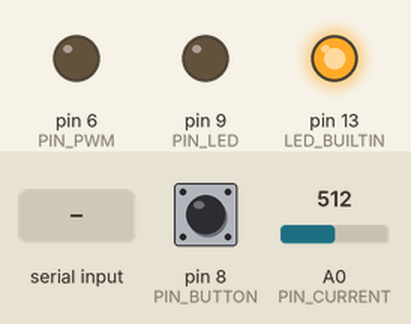
Simulated run of this sketch. Board: Arduino Uno, built with avr-gcc and run on an emulated ATmega328P. On the bench: output pins drawn as LEDs (lit = HIGH). Dashed ring = blinking. The test bench sets the inputs (shaded band); at power-on: pin 8 (PIN_BUTTON) HIGH, A0 (PIN_CURRENT) = 512. What the sketch prints to the serial monitor is not drawn.

Above: at 3.5 s.
3.6 s: "r" received over Serial
At 5.7 s:
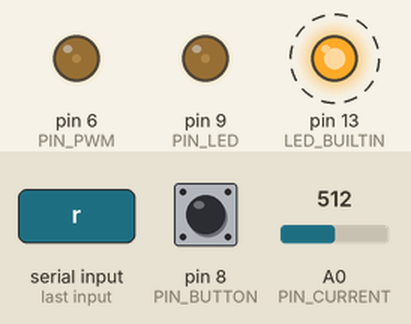
6.6 s: pin 8 (PIN_BUTTON) pulled LOW for 0.15 s
At 7.4 s:
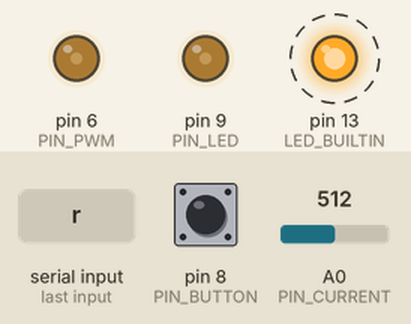
9.7 s: pin 8 (PIN_BUTTON) pulled LOW for 1 s
At 10.5 s:
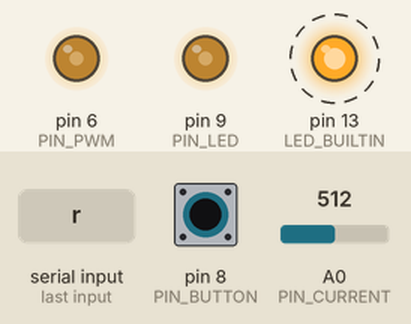
13.7 s: pin 8 (PIN_BUTTON) pulled LOW for 0.15 s
At 13.85 s:
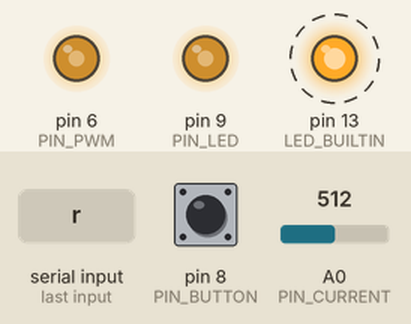
16.8 s: pin 8 (PIN_BUTTON) pulsed LOW 2 times (0.12 s each, 0.3 s apart)
At 18.6 s:
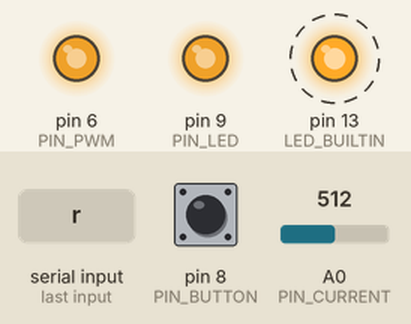
Timing chart, 0 to 21.4 s (numbered marks = the images above; inputs shaded):
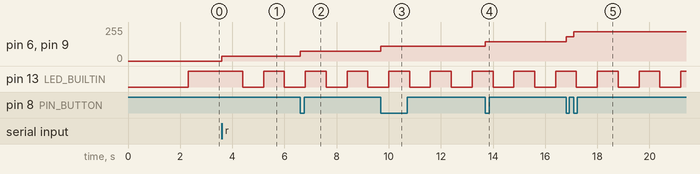

The sketch:

current.ino
```cpp
#include <Wire.h>

// ================= 引脚定义 =================
const uint8_t PIN_LED     = 9;          // 外接LED PWM输出
const uint8_t PIN_BUTTON  = 8;          // 按钮输入
const uint8_t PIN_CURRENT = A0;         // 电流检测 ADC
const uint8_t PIN_PWM     = 6;          // PWM输出线圈

// ================= 常量定义 =================
const uint8_t  NUM_GEARS       = 7;      // 亮度档位数
const uint8_t  GEARS[NUM_GEARS] = { 36, 73, 109, 146, 182, 219, 255 };  // 七档亮度(0~255)
const float    SAMPLE_RESISTOR = 220.0;  // 采样电阻 Ω
const uint16_t BLINK_INTERVAL  = 800;    // 板载LED闪烁间隔 ms

uint8_t gearIndex = 0;                   // 当前亮度档位索引
uint8_t brightness = 0;                  // 当前亮度值

// ================= 初始化 =================
void setup() {
  Serial.begin(115200);
  delay(800);

  pinMode(PIN_LED, OUTPUT);
  pinMode(PIN_PWM, OUTPUT);
  pinMode(PIN_CURRENT, INPUT);
  pinMode(PIN_BUTTON, INPUT_PULLUP);
  pinMode(LED_BUILTIN, OUTPUT);

  analogWrite(PIN_LED, 0);               // 外接LED初始关闭
  analogWrite(PIN_PWM, 0);               // PWM输出初始关闭
  brightness = 0;

  Serial.println();
  Serial.println(F("=============================="));
  Serial.println(F("         电流源模块"));
  Serial.println(F("=============================="));
  Serial.println(F("开始初始化..."));

  // I2C总线初始化
  Serial.print(F("初始化I2C总线... "));
  delay(1500);
  Serial.println(F("完成"));

  // 初始化完成，板载LED常亮
  digitalWrite(LED_BUILTIN, HIGH);
  Serial.println(F("----------------------------------"));
  Serial.println(F("初始化完成! 按r键开始通入电流"));
  Serial.println(F("----------------------------------"));
}

// ================= 电流测量 =================
void measureAndPrint() {
  int adcValue = analogRead(PIN_CURRENT);
  float voltage = adcValue * 5.0 / 1023.0;       // ADC转电压
  float current_mA = voltage / SAMPLE_RESISTOR * 1000.0;  // 欧姆定律计算电流

  Serial.print(F("[当前电流] "));
  Serial.print(current_mA, 2);
  Serial.println(F(" mA"));
}

// ================= 主循环 =================
void loop() {
  static bool started = false;
  static uint32_t lastBlink = 0;
  static bool ledState = false;

  // 等待r键启动
  if (!started) {
    if (Serial.available()) {
      if (Serial.read() == 'r') {
        started = true;
        gearIndex = 0;                   // 默认第一档
        brightness = GEARS[gearIndex];
        analogWrite(PIN_LED, brightness);
        analogWrite(PIN_PWM, brightness);
        Serial.println(F("开始通入电流"));
        measureAndPrint();               // 输出第一档电流
        while (Serial.available()) { Serial.read(); }
      }
    }
    return;
  }

  // 板载LED：启动后缓慢闪烁
  if (millis() - lastBlink >= BLINK_INTERVAL) {
    lastBlink = millis();
    ledState = !ledState;
    digitalWrite(LED_BUILTIN, ledState);
  }

  // 按键切换档位（下降沿触发，50ms消抖）
  static bool lastButtonState = HIGH;
  static uint32_t lastDebounce = 0;
  bool buttonState = digitalRead(PIN_BUTTON);
  if (buttonState == LOW && lastButtonState == HIGH && millis() - lastDebounce > 50) {
    lastDebounce = millis();

    // 循环切换七档
    gearIndex = (gearIndex + 1) % NUM_GEARS;
    brightness = GEARS[gearIndex];

    analogWrite(PIN_LED, brightness);
    analogWrite(PIN_PWM, brightness);
    measureAndPrint();
  }
  lastButtonState = buttonState;
}
```

Measured:
- after the input at 3.6 s, pin 6 (PIN_PWM), pin 9 (PIN_LED): 0/255 → 36/255 at once; pin 13 (LED_BUILTIN): HIGH → LOW after 0.80 s, → HIGH 0.80 s later, → LOW 0.80 s later
- after the input at 6.6 s, pin 6 (PIN_PWM), pin 9 (PIN_LED): 36/255 → 73/255 at once
- after the input at 9.7 s, pin 6 (PIN_PWM), pin 9 (PIN_LED): 73/255 → 109/255 at once
- after the input at 13.7 s, pin 6 (PIN_PWM), pin 9 (PIN_LED): 109/255 → 146/255 at once
- after the input at 16.8 s, pin 6 (PIN_PWM), pin 9 (PIN_LED): 146/255 → 182/255 at once, → 219/255 0.30 s later
